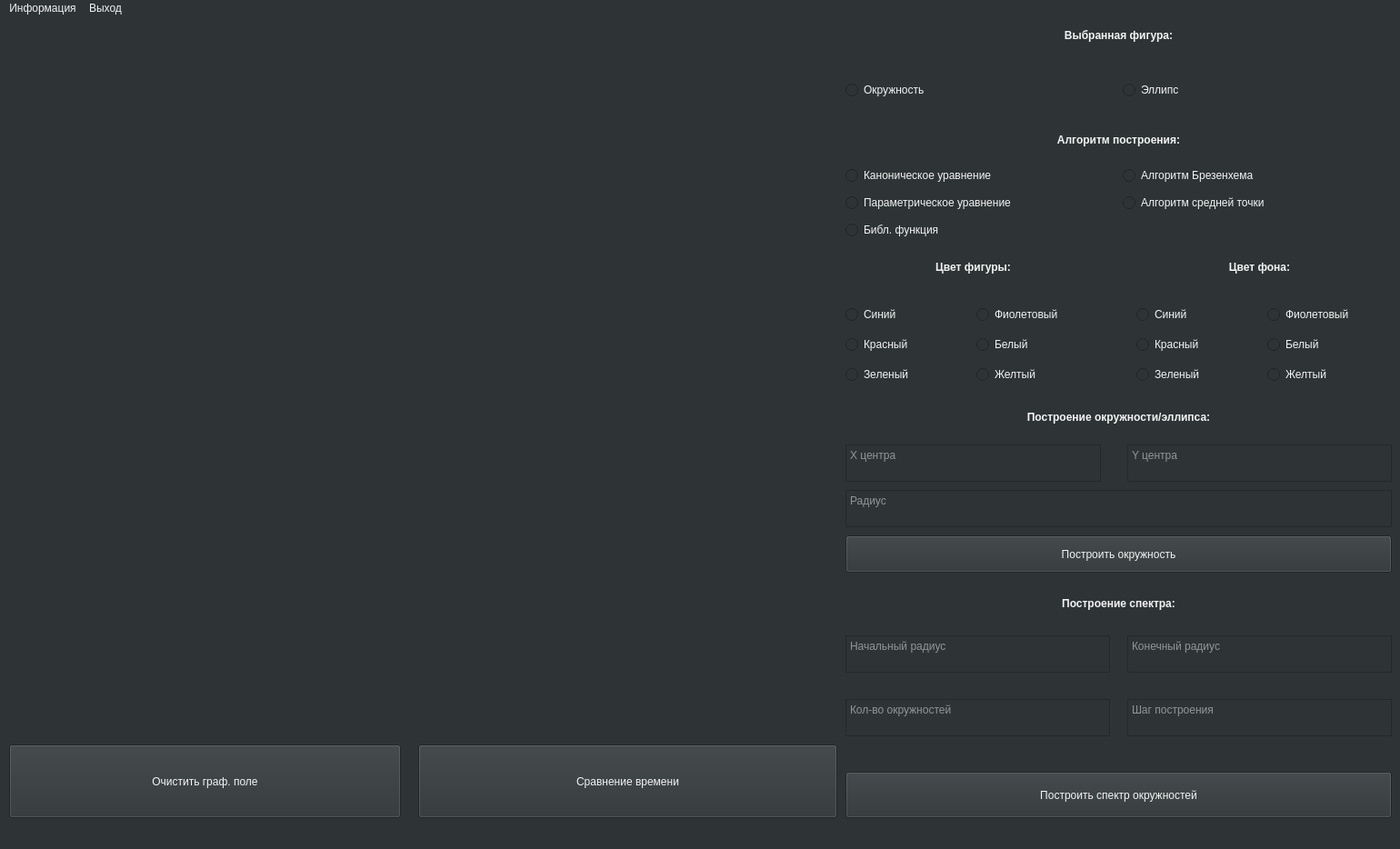
<?xml version="1.0" encoding="UTF-8"?>
<ui version="4.0">
 <class>MainWindow</class>
 <widget class="QMainWindow" name="MainWindow">
  <property name="geometry">
   <rect>
    <x>0</x>
    <y>0</y>
    <width>1540</width>
    <height>934</height>
   </rect>
  </property>
  <property name="windowTitle">
   <string>MainWindow</string>
  </property>
  <property name="styleSheet">
   <string notr="true">background-color: rgb(46, 52, 54);
color: rgb(243, 243, 243);
font: 63 13pt &quot;URW Gothic&quot;;</string>
  </property>
  <widget class="QWidget" name="centralwidget">
   <widget class="QPushButton" name="ClearGraph">
    <property name="geometry">
     <rect>
      <x>10</x>
      <y>800</y>
      <width>431</width>
      <height>81</height>
     </rect>
    </property>
    <property name="styleSheet">
     <string notr="true">background-color: rgb(46, 52, 54);
color: rgb(243, 243, 243);
font: 63 14pt &quot;URW Gothic&quot;;</string>
    </property>
    <property name="text">
     <string>Очистить граф. поле</string>
    </property>
   </widget>
   <widget class="QPushButton" name="TimeCompare">
    <property name="geometry">
     <rect>
      <x>460</x>
      <y>800</y>
      <width>461</width>
      <height>81</height>
     </rect>
    </property>
    <property name="styleSheet">
     <string notr="true">background-color: rgb(46, 52, 54);
color: rgb(243, 243, 243);
font: 63 14pt &quot;URW Gothic&quot;;</string>
    </property>
    <property name="text">
     <string>Сравнение времени</string>
    </property>
   </widget>
   <widget class="QWidget" name="verticalLayoutWidget_2">
    <property name="geometry">
     <rect>
      <x>930</x>
      <y>160</y>
      <width>604</width>
      <height>91</height>
     </rect>
    </property>
    <layout class="QGridLayout" name="Algs">
     <item row="0" column="0">
      <widget class="QRadioButton" name="CanonAlg">
       <property name="text">
        <string>Каноническое уравнение</string>
       </property>
      </widget>
     </item>
     <item row="0" column="1">
      <widget class="QRadioButton" name="BrezAlg">
       <property name="text">
        <string>Алгоритм Брезенхема</string>
       </property>
      </widget>
     </item>
     <item row="1" column="0">
      <widget class="QRadioButton" name="ParamAlg">
       <property name="text">
        <string>Параметрическое уравнение</string>
       </property>
      </widget>
     </item>
     <item row="1" column="1">
      <widget class="QRadioButton" name="MidpointAlg">
       <property name="text">
        <string>Алгоритм средней точки</string>
       </property>
      </widget>
     </item>
     <item row="2" column="0">
      <widget class="QRadioButton" name="LibAlg">
       <property name="text">
        <string>Библ. функция</string>
       </property>
      </widget>
     </item>
    </layout>
   </widget>
   <widget class="QWidget" name="GraphField" native="true">
    <property name="geometry">
     <rect>
      <x>20</x>
      <y>0</y>
      <width>900</width>
      <height>781</height>
     </rect>
    </property>
   </widget>
   <widget class="QLabel" name="label_6">
    <property name="geometry">
     <rect>
      <x>930</x>
      <y>0</y>
      <width>601</width>
      <height>41</height>
     </rect>
    </property>
    <property name="styleSheet">
     <string notr="true">background-color: rgb(46, 52, 54);
color: rgb(243, 243, 243);
font: 63 14pt &quot;URW Gothic&quot;;</string>
    </property>
    <property name="text">
     <string>&lt;html&gt;&lt;head/&gt;&lt;body&gt;&lt;p align=&quot;center&quot;&gt;&lt;span style=&quot; font-weight:600;&quot;&gt;Выбранная фигура:&lt;/span&gt;&lt;/p&gt;&lt;/body&gt;&lt;/html&gt;</string>
    </property>
   </widget>
   <widget class="QLabel" name="label_2">
    <property name="geometry">
     <rect>
      <x>930</x>
      <y>120</y>
      <width>601</width>
      <height>31</height>
     </rect>
    </property>
    <property name="styleSheet">
     <string notr="true">background-color: rgb(46, 52, 54);
color: rgb(243, 243, 243);
font: 63 14pt &quot;URW Gothic&quot;;</string>
    </property>
    <property name="text">
     <string>&lt;html&gt;&lt;head/&gt;&lt;body&gt;&lt;p align=&quot;center&quot;&gt;&lt;span style=&quot; font-weight:600;&quot;&gt;Алгоритм построения:&lt;/span&gt;&lt;/p&gt;&lt;/body&gt;&lt;/html&gt;</string>
    </property>
   </widget>
   <widget class="QWidget" name="verticalLayoutWidget">
    <property name="geometry">
     <rect>
      <x>930</x>
      <y>310</y>
      <width>281</width>
      <height>101</height>
     </rect>
    </property>
    <layout class="QGridLayout" name="Colors">
     <item row="0" column="0">
      <widget class="QRadioButton" name="BlueColor">
       <property name="text">
        <string>Синий</string>
       </property>
      </widget>
     </item>
     <item row="0" column="1">
      <widget class="QRadioButton" name="PurpleColor">
       <property name="text">
        <string>Фиолетовый</string>
       </property>
      </widget>
     </item>
     <item row="1" column="0">
      <widget class="QRadioButton" name="RedColor">
       <property name="text">
        <string>Красный</string>
       </property>
      </widget>
     </item>
     <item row="1" column="1">
      <widget class="QRadioButton" name="WhiteColor">
       <property name="text">
        <string>Белый</string>
       </property>
      </widget>
     </item>
     <item row="2" column="0">
      <widget class="QRadioButton" name="GreenColor">
       <property name="text">
        <string>Зеленый</string>
       </property>
      </widget>
     </item>
     <item row="2" column="1">
      <widget class="QRadioButton" name="YellowColor">
       <property name="text">
        <string>Желтый</string>
       </property>
      </widget>
     </item>
    </layout>
   </widget>
   <widget class="QWidget" name="verticalLayoutWidget_3">
    <property name="geometry">
     <rect>
      <x>1250</x>
      <y>310</y>
      <width>281</width>
      <height>101</height>
     </rect>
    </property>
    <layout class="QGridLayout" name="Colors_2">
     <item row="0" column="0">
      <widget class="QRadioButton" name="BlueColor_2">
       <property name="text">
        <string>Синий</string>
       </property>
      </widget>
     </item>
     <item row="0" column="1">
      <widget class="QRadioButton" name="PurpleColor_2">
       <property name="text">
        <string>Фиолетовый</string>
       </property>
      </widget>
     </item>
     <item row="1" column="0">
      <widget class="QRadioButton" name="RedColor_2">
       <property name="text">
        <string>Красный</string>
       </property>
      </widget>
     </item>
     <item row="1" column="1">
      <widget class="QRadioButton" name="WhiteColor_2">
       <property name="text">
        <string>Белый</string>
       </property>
      </widget>
     </item>
     <item row="2" column="0">
      <widget class="QRadioButton" name="GreenColor_2">
       <property name="text">
        <string>Зеленый</string>
       </property>
      </widget>
     </item>
     <item row="2" column="1">
      <widget class="QRadioButton" name="YellowColor_2">
       <property name="text">
        <string>Желтый</string>
       </property>
      </widget>
     </item>
    </layout>
   </widget>
   <widget class="QLabel" name="label">
    <property name="geometry">
     <rect>
      <x>930</x>
      <y>260</y>
      <width>281</width>
      <height>31</height>
     </rect>
    </property>
    <property name="styleSheet">
     <string notr="true">background-color: rgb(46, 52, 54);
color: rgb(243, 243, 243);
font: 63 14pt &quot;URW Gothic&quot;;</string>
    </property>
    <property name="text">
     <string>&lt;html&gt;&lt;head/&gt;&lt;body&gt;&lt;p align=&quot;center&quot;&gt;&lt;span style=&quot; font-weight:600;&quot;&gt;Цвет фигуры:&lt;/span&gt;&lt;/p&gt;&lt;/body&gt;&lt;/html&gt;</string>
    </property>
   </widget>
   <widget class="QLabel" name="label_5">
    <property name="geometry">
     <rect>
      <x>1240</x>
      <y>260</y>
      <width>291</width>
      <height>31</height>
     </rect>
    </property>
    <property name="styleSheet">
     <string notr="true">background-color: rgb(46, 52, 54);
color: rgb(243, 243, 243);
font: 63 14pt &quot;URW Gothic&quot;;</string>
    </property>
    <property name="text">
     <string>&lt;html&gt;&lt;head/&gt;&lt;body&gt;&lt;p align=&quot;center&quot;&gt;&lt;span style=&quot; font-weight:600;&quot;&gt;Цвет фона:&lt;/span&gt;&lt;/p&gt;&lt;/body&gt;&lt;/html&gt;</string>
    </property>
   </widget>
   <widget class="QWidget" name="verticalLayoutWidget_4">
    <property name="geometry">
     <rect>
      <x>930</x>
      <y>60</y>
      <width>604</width>
      <height>41</height>
     </rect>
    </property>
    <layout class="QGridLayout" name="Algs_2">
     <item row="0" column="1">
      <widget class="QRadioButton" name="EllipseBtn">
       <property name="text">
        <string>Эллипс</string>
       </property>
      </widget>
     </item>
     <item row="0" column="0">
      <widget class="QRadioButton" name="CircleBtn">
       <property name="text">
        <string>Окружность</string>
       </property>
      </widget>
     </item>
    </layout>
   </widget>
   <widget class="QStackedWidget" name="FigureParams">
    <property name="geometry">
     <rect>
      <x>930</x>
      <y>510</y>
      <width>601</width>
      <height>101</height>
     </rect>
    </property>
    <property name="currentIndex">
     <number>0</number>
    </property>
    <widget class="QWidget" name="page">
     <widget class="QPushButton" name="DrawCircleBtn">
      <property name="geometry">
       <rect>
        <x>0</x>
        <y>60</y>
        <width>601</width>
        <height>41</height>
       </rect>
      </property>
      <property name="styleSheet">
       <string notr="true">background-color: rgb(46, 52, 54);
color: rgb(243, 243, 243);
font: 63 14pt &quot;URW Gothic&quot;;</string>
      </property>
      <property name="text">
       <string>Построить окружность</string>
      </property>
     </widget>
     <widget class="QPlainTextEdit" name="RadiusField">
      <property name="geometry">
       <rect>
        <x>0</x>
        <y>10</y>
        <width>601</width>
        <height>41</height>
       </rect>
      </property>
      <property name="styleSheet">
       <string notr="true">background-color: rgb(46, 52, 54);
color: rgb(243, 243, 243);
font: 63 14pt &quot;URW Gothic&quot;;</string>
      </property>
      <property name="placeholderText">
       <string>Радиус</string>
      </property>
     </widget>
    </widget>
    <widget class="QWidget" name="page_2">
     <widget class="QPushButton" name="DrawEllipseBtn">
      <property name="geometry">
       <rect>
        <x>0</x>
        <y>60</y>
        <width>601</width>
        <height>41</height>
       </rect>
      </property>
      <property name="styleSheet">
       <string notr="true">background-color: rgb(46, 52, 54);
color: rgb(243, 243, 243);
font: 63 14pt &quot;URW Gothic&quot;;</string>
      </property>
      <property name="text">
       <string>Построить эллипс</string>
      </property>
     </widget>
     <widget class="QPlainTextEdit" name="RxField">
      <property name="geometry">
       <rect>
        <x>0</x>
        <y>10</y>
        <width>281</width>
        <height>41</height>
       </rect>
      </property>
      <property name="styleSheet">
       <string notr="true">background-color: rgb(46, 52, 54);
color: rgb(243, 243, 243);
font: 63 14pt &quot;URW Gothic&quot;;</string>
      </property>
      <property name="placeholderText">
       <string>Ширина</string>
      </property>
     </widget>
     <widget class="QPlainTextEdit" name="RyField">
      <property name="geometry">
       <rect>
        <x>310</x>
        <y>10</y>
        <width>291</width>
        <height>41</height>
       </rect>
      </property>
      <property name="styleSheet">
       <string notr="true">background-color: rgb(46, 52, 54);
color: rgb(243, 243, 243);
font: 63 14pt &quot;URW Gothic&quot;;</string>
      </property>
      <property name="placeholderText">
       <string>Высота</string>
      </property>
     </widget>
    </widget>
   </widget>
   <widget class="QLabel" name="label_8">
    <property name="geometry">
     <rect>
      <x>930</x>
      <y>420</y>
      <width>601</width>
      <height>41</height>
     </rect>
    </property>
    <property name="styleSheet">
     <string notr="true">background-color: rgb(46, 52, 54);
color: rgb(243, 243, 243);
font: 63 14pt &quot;URW Gothic&quot;;</string>
    </property>
    <property name="text">
     <string>&lt;html&gt;&lt;head/&gt;&lt;body&gt;&lt;p align=&quot;center&quot;&gt;&lt;span style=&quot; font-weight:600;&quot;&gt;Построение окружности/эллипса:&lt;/span&gt;&lt;/p&gt;&lt;/body&gt;&lt;/html&gt;</string>
    </property>
   </widget>
   <widget class="QPlainTextEdit" name="CenterY">
    <property name="geometry">
     <rect>
      <x>1240</x>
      <y>470</y>
      <width>291</width>
      <height>41</height>
     </rect>
    </property>
    <property name="styleSheet">
     <string notr="true">background-color: rgb(46, 52, 54);
color: rgb(243, 243, 243);
font: 63 14pt &quot;URW Gothic&quot;;</string>
    </property>
    <property name="placeholderText">
     <string>Y центра</string>
    </property>
   </widget>
   <widget class="QPlainTextEdit" name="CenterX">
    <property name="geometry">
     <rect>
      <x>930</x>
      <y>470</y>
      <width>281</width>
      <height>41</height>
     </rect>
    </property>
    <property name="styleSheet">
     <string notr="true">background-color: rgb(46, 52, 54);
color: rgb(243, 243, 243);
font: 63 14pt &quot;URW Gothic&quot;;</string>
    </property>
    <property name="placeholderText">
     <string>X центра</string>
    </property>
   </widget>
   <widget class="QLabel" name="label_9">
    <property name="geometry">
     <rect>
      <x>930</x>
      <y>630</y>
      <width>601</width>
      <height>31</height>
     </rect>
    </property>
    <property name="styleSheet">
     <string notr="true">background-color: rgb(46, 52, 54);
color: rgb(243, 243, 243);
font: 63 14pt &quot;URW Gothic&quot;;</string>
    </property>
    <property name="text">
     <string>&lt;html&gt;&lt;head/&gt;&lt;body&gt;&lt;p align=&quot;center&quot;&gt;&lt;span style=&quot; font-weight:600;&quot;&gt;Построение спектра:&lt;/span&gt;&lt;/p&gt;&lt;/body&gt;&lt;/html&gt;</string>
    </property>
   </widget>
   <widget class="QStackedWidget" name="SpectrumParams">
    <property name="geometry">
     <rect>
      <x>930</x>
      <y>680</y>
      <width>601</width>
      <height>201</height>
     </rect>
    </property>
    <property name="currentIndex">
     <number>0</number>
    </property>
    <widget class="QWidget" name="page_5">
     <widget class="QPushButton" name="DrawCircleSpectrumBtn">
      <property name="geometry">
       <rect>
        <x>0</x>
        <y>150</y>
        <width>601</width>
        <height>51</height>
       </rect>
      </property>
      <property name="styleSheet">
       <string notr="true">background-color: rgb(46, 52, 54);
color: rgb(243, 243, 243);
font: 63 14pt &quot;URW Gothic&quot;;</string>
      </property>
      <property name="text">
       <string>Построить спектр окружностей</string>
      </property>
     </widget>
     <widget class="QPlainTextEdit" name="StartRField">
      <property name="geometry">
       <rect>
        <x>0</x>
        <y>0</y>
        <width>291</width>
        <height>41</height>
       </rect>
      </property>
      <property name="styleSheet">
       <string notr="true">background-color: rgb(46, 52, 54);
color: rgb(243, 243, 243);
font: 63 14pt &quot;URW Gothic&quot;;</string>
      </property>
      <property name="placeholderText">
       <string>Начальный радиус</string>
      </property>
     </widget>
     <widget class="QPlainTextEdit" name="EndRField">
      <property name="geometry">
       <rect>
        <x>310</x>
        <y>0</y>
        <width>291</width>
        <height>41</height>
       </rect>
      </property>
      <property name="styleSheet">
       <string notr="true">background-color: rgb(46, 52, 54);
color: rgb(243, 243, 243);
font: 63 14pt &quot;URW Gothic&quot;;</string>
      </property>
      <property name="placeholderText">
       <string>Конечный радиус</string>
      </property>
     </widget>
     <widget class="QPlainTextEdit" name="StepRField">
      <property name="geometry">
       <rect>
        <x>310</x>
        <y>70</y>
        <width>291</width>
        <height>41</height>
       </rect>
      </property>
      <property name="styleSheet">
       <string notr="true">background-color: rgb(46, 52, 54);
color: rgb(243, 243, 243);
font: 63 14pt &quot;URW Gothic&quot;;</string>
      </property>
      <property name="placeholderText">
       <string>Шаг построения</string>
      </property>
     </widget>
     <widget class="QPlainTextEdit" name="CountCurclesField">
      <property name="geometry">
       <rect>
        <x>0</x>
        <y>70</y>
        <width>291</width>
        <height>41</height>
       </rect>
      </property>
      <property name="styleSheet">
       <string notr="true">background-color: rgb(46, 52, 54);
color: rgb(243, 243, 243);
font: 63 14pt &quot;URW Gothic&quot;;</string>
      </property>
      <property name="placeholderText">
       <string>Кол-во окружностей</string>
      </property>
     </widget>
    </widget>
    <widget class="QWidget" name="page_6">
     <widget class="QPlainTextEdit" name="StartRyField">
      <property name="geometry">
       <rect>
        <x>310</x>
        <y>0</y>
        <width>291</width>
        <height>41</height>
       </rect>
      </property>
      <property name="styleSheet">
       <string notr="true">background-color: rgb(46, 52, 54);
color: rgb(243, 243, 243);
font: 63 14pt &quot;URW Gothic&quot;;</string>
      </property>
      <property name="placeholderText">
       <string>Начальная высота</string>
      </property>
     </widget>
     <widget class="QPlainTextEdit" name="CountEllipsesField">
      <property name="geometry">
       <rect>
        <x>0</x>
        <y>100</y>
        <width>291</width>
        <height>41</height>
       </rect>
      </property>
      <property name="styleSheet">
       <string notr="true">background-color: rgb(46, 52, 54);
color: rgb(243, 243, 243);
font: 63 14pt &quot;URW Gothic&quot;;</string>
      </property>
      <property name="placeholderText">
       <string>Кол-во эллипсов</string>
      </property>
     </widget>
     <widget class="QPlainTextEdit" name="StepRyField">
      <property name="geometry">
       <rect>
        <x>310</x>
        <y>50</y>
        <width>291</width>
        <height>41</height>
       </rect>
      </property>
      <property name="styleSheet">
       <string notr="true">background-color: rgb(46, 52, 54);
color: rgb(243, 243, 243);
font: 63 14pt &quot;URW Gothic&quot;;</string>
      </property>
      <property name="placeholderText">
       <string>Шаг построения по Y</string>
      </property>
     </widget>
     <widget class="QPushButton" name="DrawEllipseSpectrumBtn">
      <property name="geometry">
       <rect>
        <x>0</x>
        <y>150</y>
        <width>601</width>
        <height>51</height>
       </rect>
      </property>
      <property name="styleSheet">
       <string notr="true">background-color: rgb(46, 52, 54);
color: rgb(243, 243, 243);
font: 63 14pt &quot;URW Gothic&quot;;</string>
      </property>
      <property name="text">
       <string>Построить спектр эллипсов</string>
      </property>
     </widget>
     <widget class="QPlainTextEdit" name="StartRxField">
      <property name="geometry">
       <rect>
        <x>0</x>
        <y>0</y>
        <width>291</width>
        <height>41</height>
       </rect>
      </property>
      <property name="styleSheet">
       <string notr="true">background-color: rgb(46, 52, 54);
color: rgb(243, 243, 243);
font: 63 14pt &quot;URW Gothic&quot;;</string>
      </property>
      <property name="placeholderText">
       <string>Начальная ширина</string>
      </property>
     </widget>
     <widget class="QPlainTextEdit" name="StepRxField">
      <property name="geometry">
       <rect>
        <x>0</x>
        <y>50</y>
        <width>291</width>
        <height>41</height>
       </rect>
      </property>
      <property name="styleSheet">
       <string notr="true">background-color: rgb(46, 52, 54);
color: rgb(243, 243, 243);
font: 63 14pt &quot;URW Gothic&quot;;</string>
      </property>
      <property name="placeholderText">
       <string>Шаг построения по X</string>
      </property>
     </widget>
    </widget>
   </widget>
  </widget>
  <widget class="QMenuBar" name="menubar">
   <property name="geometry">
    <rect>
     <x>0</x>
     <y>0</y>
     <width>1540</width>
     <height>25</height>
    </rect>
   </property>
   <widget class="QMenu" name="menu_2">
    <property name="title">
     <string>Выход</string>
    </property>
    <addaction name="Quit"/>
   </widget>
   <widget class="QMenu" name="menu">
    <property name="title">
     <string>Информация</string>
    </property>
    <addaction name="AuthorInfo"/>
    <addaction name="TaskInfo"/>
   </widget>
   <addaction name="menu"/>
   <addaction name="menu_2"/>
  </widget>
  <action name="ClearAll">
   <property name="text">
    <string>Очистить все поля</string>
   </property>
   <property name="font">
    <font>
     <family>URW Bookman</family>
     <weight>75</weight>
     <italic>false</italic>
     <bold>true</bold>
    </font>
   </property>
  </action>
  <action name="Quit">
   <property name="text">
    <string>Выход</string>
   </property>
  </action>
  <action name="ClearAll_2">
   <property name="text">
    <string>Очистить все</string>
   </property>
  </action>
  <action name="Finding">
   <property name="text">
    <string>Найти четырехугольники</string>
   </property>
  </action>
  <action name="AuthorInfo">
   <property name="text">
    <string>Об авторе</string>
   </property>
  </action>
  <action name="TaskInfo">
   <property name="text">
    <string>О программе</string>
   </property>
  </action>
 </widget>
 <resources/>
 <connections/>
</ui>
